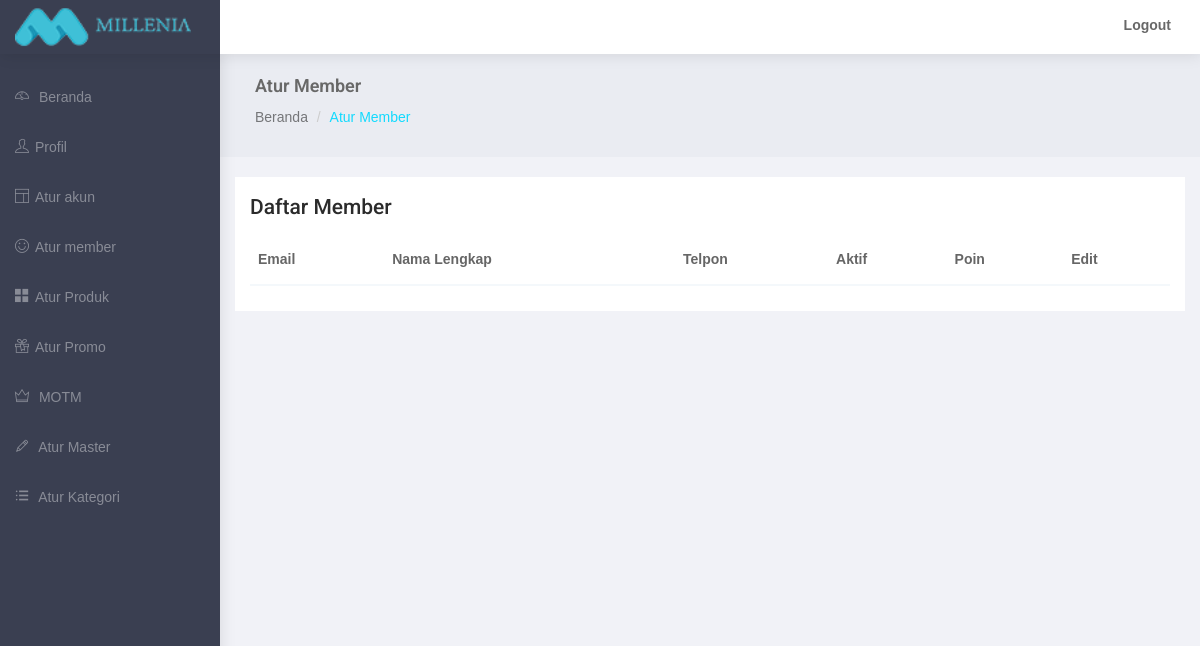
Before: /admin/member.php (signed in) with the older database file.
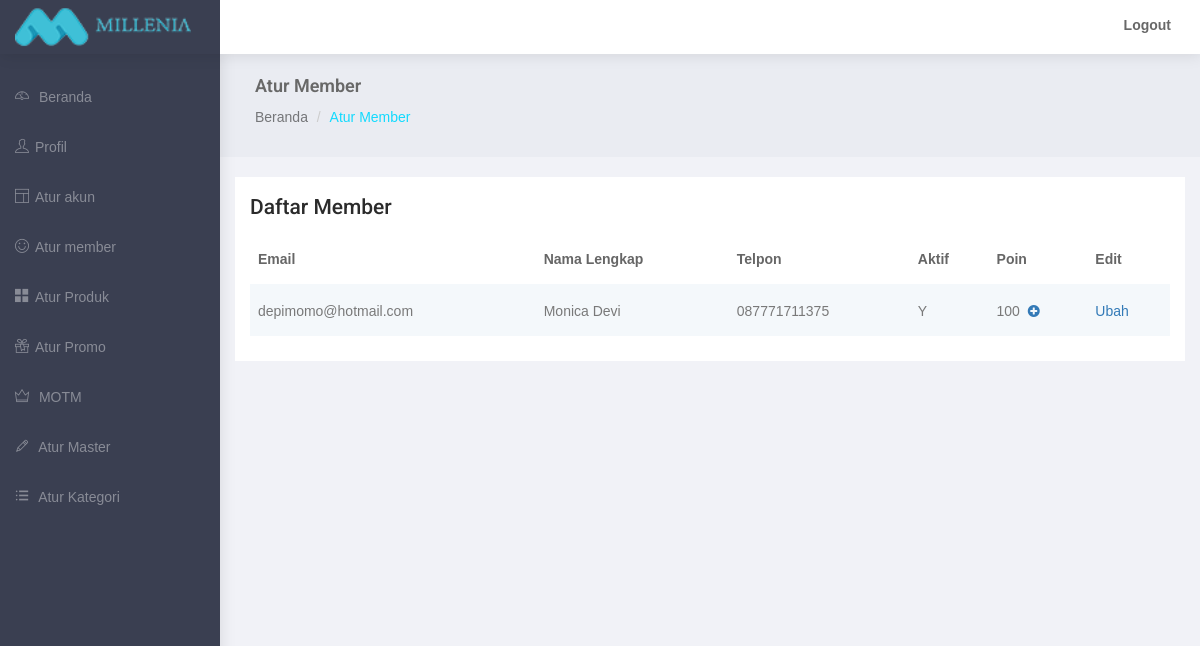
After: the same page with the newer database file.
### tables this page shows
CREATE TABLE `mi_member` (
  `member_id` int(11) NOT NULL,
  `member_email` varchar(100) NOT NULL,
  `member_pass` varchar(200) NOT NULL,
  `member_crypt` text NOT NULL,
  `member_fullname` varchar(50) DEFAULT NULL,
  `member_address` varchar(200) DEFAULT NULL,
  `member_city_id` int(11) DEFAULT NULL,
  `member_postcode` int(6) DEFAULT NULL,
  `member_phone` varchar(20) DEFAULT NULL,
  `member_breast` int(3) DEFAULT NULL,
  `member_waist` int(3) DEFAULT NULL,
  `member_point` int(11) DEFAULT NULL,
  `member_active` enum('Y','N') NOT NULL DEFAULT 'N',
  `member_regdate` date NOT NULL,
  `member_regtime` time NOT NULL,
  `member_hashing_signup` text NOT NULL,
  `member_hashing_forgot` text
);

### admin/member.php (the view, shortened to what this page needs)
<?php
	require 'includes/connect.php';
?>
<!DOCTYPE html>
<html lang="en">
<head>
</head>
<body>
    <div id="wrapper">
        <div id="page-wrapper">
            <div class="container-fluid">
                <div class="row bg-title">
                    <div class="col-lg-12">
                        <h4 class="page-title">Atur Member</h4>
                        <ol class="breadcrumb">
                            <li><a href="index.php">Beranda</a></li>
                            <li class="active">Atur Member</li>
                        </ol>
                    </div>
                </div>
                <div class="row">
                    <div class="col-md-12 col-lg-12 col-sm-12">
                        <div class="white-box">
                            <h3>Daftar Member</h3>
                            <div class="table-responsive">
                                <table id="tbl" class="table-striped table">
                                    <thead>
                                        <tr>
                                            <th>Email</th>
                                            <th>Nama Lengkap</th>
                                            <th>Telpon</th>
                                            <th>Aktif</th>
                                            <th>Poin</th>
                                            <th>Edit</th>
                                        </tr>
                                    </thead>
                                    <tbody>
                                        <?php
                                        $list = mysqli_query($conn, "SELECT * FROM mi_member");
                                        while ($row = mysqli_fetch_assoc($list))
                                          {
                                            $id = $row['member_id'];
                                            $email = $row['member_email'];
                                            $fullname = $row['member_fullname'];
                                            $phone = $row['member_phone'];
                                            $active = $row['member_active'];
                                            $point = $row['member_point'];
                                            echo "
                                            <tr>
                                              <td>".$email."</td>
                                              <td>".$fullname."</td>
                                              <td>".$phone."</td>
                                              <td>".$active."</td>
                                              <td>".$point."<a data-toggle='modal' data-target='#modalEdit' data-id='".$id."' style='cursor: pointer;' class='edit'>&nbsp&nbsp<i class='fa fa-plus-circle'></a></td>
                                              <td><a href='edit-member.php?id=".$id."'>Ubah</a></td>
                                            </tr>
                                            ";
                                          }
                                        ?>
                                    </tbody>
                                </table>
                            </div>
                        </div>
                    </div>
                </div>
            </div>
        </div>
    </div>
</body>
</html>

Changed rows visible on the page:
added mi_member: member_email "depimomo@hotmail.com", member_fullname "Monica Devi", member_phone "087771711375", member_active "Y", member_point "100"
